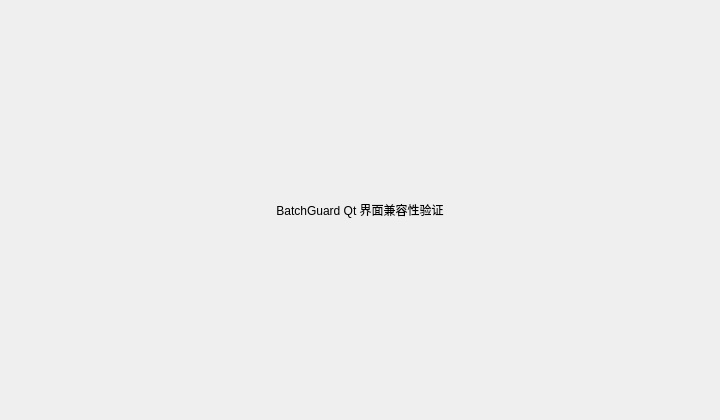
<?xml version="1.0" encoding="UTF-8"?>
<ui version="4.0">
 <class>MainWindow</class>
 <widget class="QMainWindow" name="MainWindow">
  <property name="geometry">
   <rect>
    <x>0</x>
    <y>0</y>
    <width>720</width>
    <height>420</height>
   </rect>
  </property>
  <property name="windowTitle">
   <string>BatchGuard GUI</string>
  </property>
  <widget class="QWidget" name="centralWidget">
   <layout class="QVBoxLayout" name="centralLayout">
    <item>
     <widget class="QLabel" name="compatibilityLabel">
      <property name="text">
       <string>BatchGuard Qt 界面兼容性验证</string>
      </property>
      <property name="alignment">
       <set>Qt::AlignCenter</set>
      </property>
     </widget>
    </item>
   </layout>
  </widget>
 </widget>
 <layoutdefault spacing="6" margin="11"/>
 <resources/>
 <connections/>
</ui>
